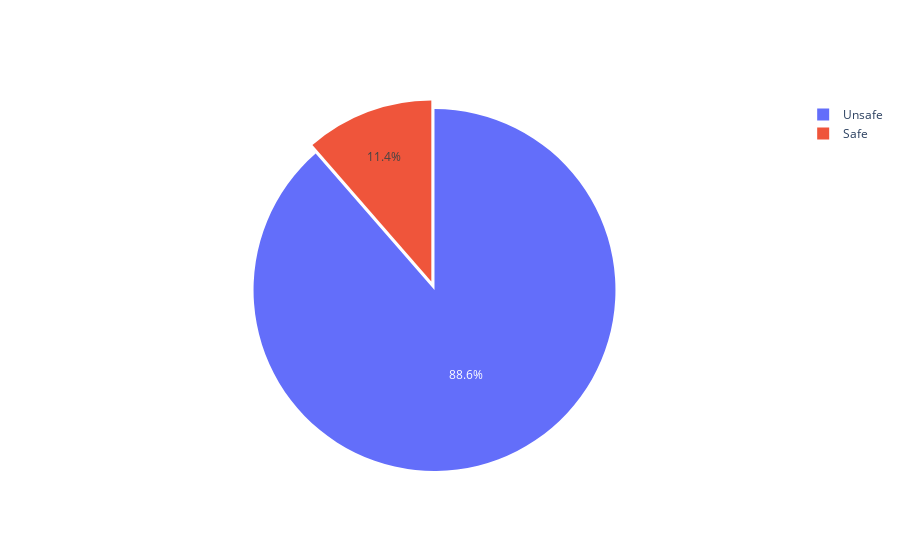

The notebook cell saved with this chart:
### Code cell
# Let's create a Pie-Chart to graphically represent the class distribution

import plotly.graph_objects as go

labels = ['Unsafe', 'Safe']

fig = go.Figure(data=[go.Pie(labels=labels, values=data['is_safe'].value_counts().values, pull=[0, 0.05])])
fig.show()

### Figure 1 — Plotly figure (JSON) as saved in the notebook; plotly's stock layout.template omitted (floating-point values rounded to 4 significant figures)
{"data": [{"labels": ["Unsafe", "Safe"], "pull": [0, 0.05], "type": "pie", "values": [7084, 912]}], "layout": {}}
